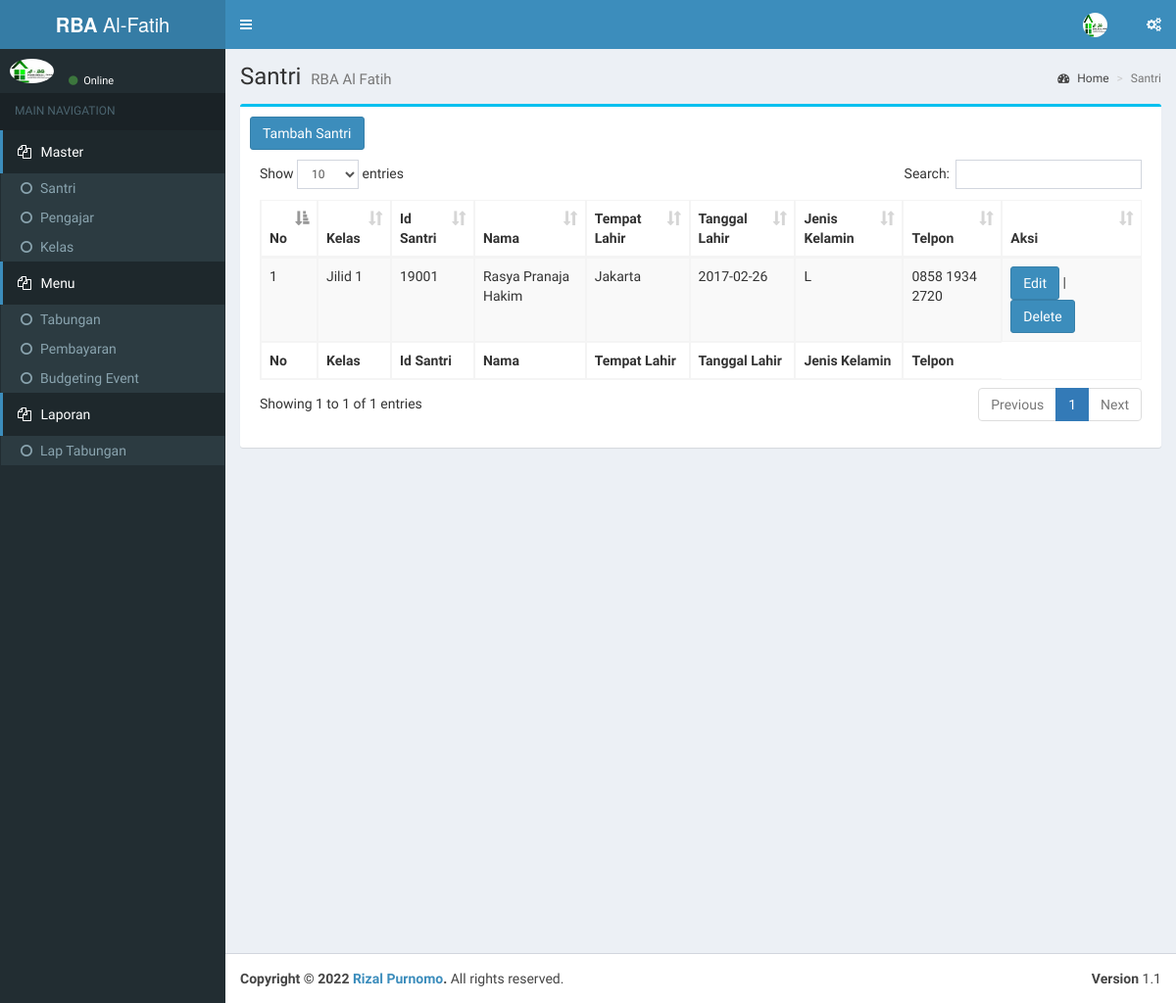
The page /index.php/santri on the database as committed earlier.
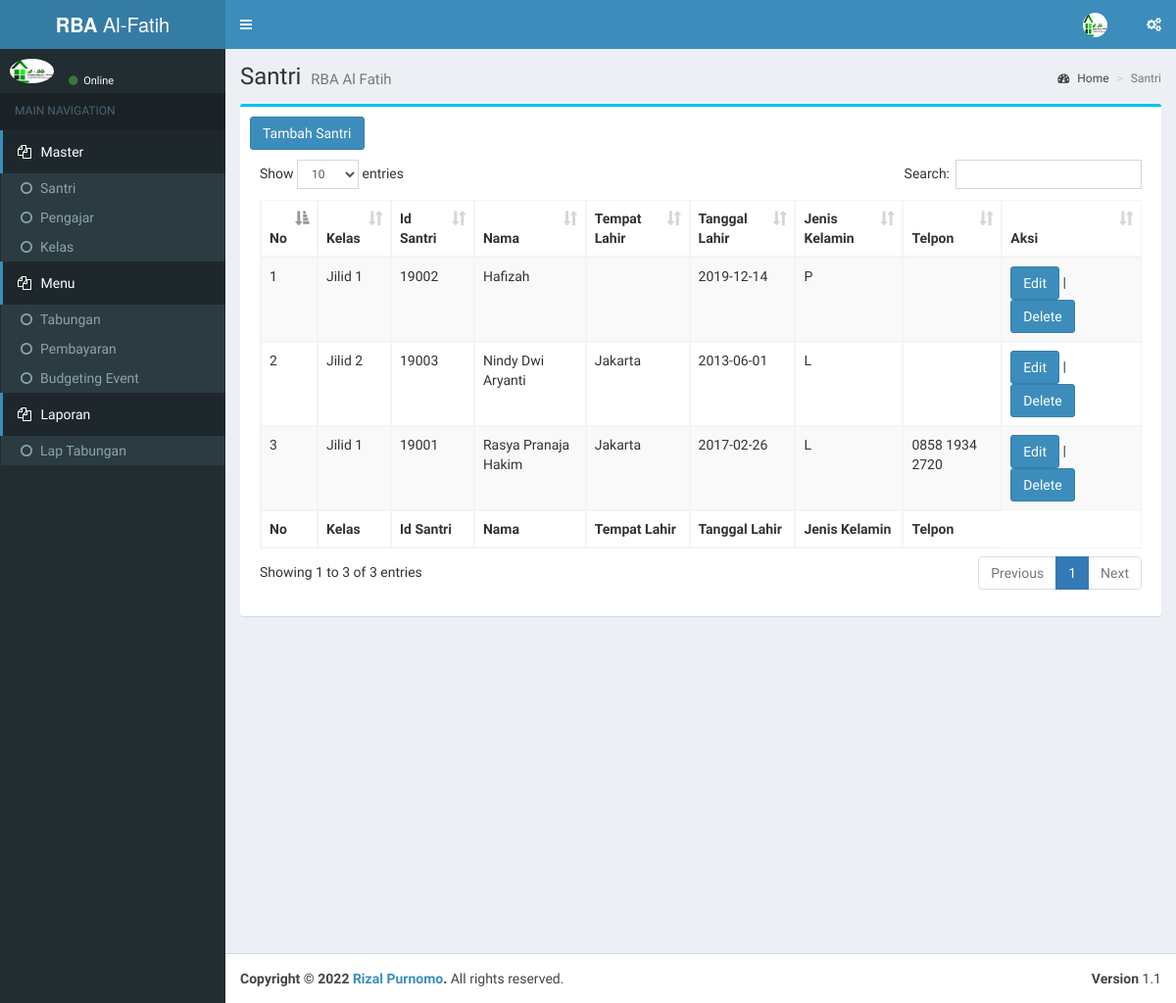
The same page on the database as committed later.
### tables this page shows
CREATE TABLE `tblsantri` (
  `id` int(11) NOT NULL AUTO_INCREMENT,
  `idSantri` varchar(5) DEFAULT NULL,
  `idKelas` varchar(5) DEFAULT NULL,
  `nama` varchar(50) DEFAULT NULL,
  `panggilan` varchar(20) DEFAULT NULL,
  `tmpLahir` varchar(20) DEFAULT NULL,
  `tglLahir` date DEFAULT NULL,
  `jnsKel` varchar(10) DEFAULT NULL,
  `tlp` varchar(25) DEFAULT NULL,
  `alamat` varchar(100) DEFAULT NULL,
  `namaAyah` varchar(50) DEFAULT NULL,
  `namaIbu` varchar(50) DEFAULT NULL,
  `email` varchar(50) DEFAULT NULL,
  PRIMARY KEY (`id`)
);

CREATE TABLE `tblkelas` (
  `id` int(11) NOT NULL AUTO_INCREMENT,
  `idKelas` varchar(5) DEFAULT NULL,
  `namaKelas` varchar(50) DEFAULT NULL,
  `idUser` varchar(5) DEFAULT NULL,
  PRIMARY KEY (`id`)
);

### application/controllers/Santri.php (called while the page is built, shortened)
<?php
class Santri extends CI_Controller {
	public function __construct(){
		$this->load->model(array('santri_model','kelas_model'));
  }
	public function index(){
    $data['santri'] = $this->santri_model->getAllSantri();
    $data['kelas']      = $this->kelas_model->getAllKelas();
		$this->load->view('master/view_santri',$data);
  }
}

### index.php (called while the page is built, shortened)
<?php
require_once BASEPATH.'core/CodeIgniter.php';

### application/models/Santri_model.php (called while the page is built, shortened)
<?php
class Santri_model extends CI_Model {
	public function getAllSantri(){
		$sql = "SELECT * FROM tblsantri a
			INNER JOIN tblkelas b ON a.idkelas=b.idkelas
			order by nama";
		$qry = $this->db->query($sql);
		return $qry->result_array();
	}
}

### application/views/master/view_santri.php (the view, shortened to what this page needs)
<div class="content-wrapper">
	<section class="content-header">
		<h1>
			Santri
			<small>RBA Al Fatih</small>
		</h1>
		<ol class="breadcrumb">
			<li><a href="<?php echo base_url('home/dashboard');?>"><i class="fa fa-dashboard"></i> Home</a></li>
			<li class="active">Santri</li>
		</ol>
	</section>
	<section class="content">
		<div class="row">
			<div class="col-sm-12">
				<div class="box box-info">
					<div class="box-body">
                    <a class="btn btn-large btn-primary" href="<?php echo base_url('santri/add');?>">Tambah Santri</a>
                    <div class="box-body table-responsive">
                      <table id="example1" class="table table-bordered table-striped">
                              <thead>
                                  <tr>
                                      <th>No</th>
                                      <th>Kelas</th>
                                      <th>Id Santri</th>
                                      <th>Nama</th>
                                      <th>Tempat Lahir</th>
                                      <th>Tanggal Lahir</th>
                                      <th>Jenis Kelamin</th>
                                      <th>Telpon</th>
                                      <th>Aksi</th>
                                  </tr>
                              </thead>
                              <tbody>
                              <?php  if(!empty($santri)){for($a=0; $a<count($santri); $a++){?>
                              <?php $idSantri = $santri[$a]['idSantri']; ?>
                              <tr id="santri<?php echo $idSantri; ?>">
                                  <td><?php echo $a+1 ?></td>
                                  <td><?php echo $santri[$a]['namaKelas'] ?></td>
                                  <td><?php echo $idSantri ?></td>
                                  <td><?php echo $santri[$a]['nama'] ?></td>
                                  <td><?php echo $santri[$a]['tmpLahir'] ?></td>
                                  <td><?php echo $santri[$a]['tglLahir'] ?></td>
                                  <td><?php echo $santri[$a]['jnsKel'] ?></td>
                                  <td><?php echo $santri[$a]['tlp'] ?></td>
                                  <td width="125px">
                                      <a class="btn btn-large btn-primary"
                                          href="javascript:selectSantri('santri<?php echo $santri[$a]['idSantri']; ?>')">Edit</a>
                                      | <a class="btn btn-large btn-primary"
                                          href="javascript:deleteSantri('santri<?php echo $santri[$a]['idSantri']; ?>')">Delete</a>
                                  </td>
                              </tr>
                              <?php }} ?>
                              </tbody>
                              <tfoot>
                                  <tr>
                                      <th>No</th>
                                      <th>Kelas</th>
                                      <th>Id Santri</th>
                                      <th>Nama</th>
                                      <th>Tempat Lahir</th>
                                      <th>Tanggal Lahir</th>
                                      <th>Jenis Kelamin</th>
                                      <th>Telpon</th>
                                  </tr>
                              </tfoot>
                          </table>
                    </div>
					</div>
				</div>
			</div>
		</div>
	</section>
</div>

Rows that differ between the two databases and show on the page:
added tblsantri: tblkelas.namaKelas "Jilid 1", idSantri "19002", nama "Hafizah", tglLahir "2019-12-14", jnsKel "P"
added tblsantri: tblkelas.namaKelas "Jilid 2", idSantri "19003", nama "Nindy Dwi Aryanti", tmpLahir "Jakarta", tglLahir "2013-06-01", jnsKel "L"
Other text that changed with them:
text written by a page script: "Show entries Search: Showing 1 to 1 of 1 entries Previous 1 Next" → "Show entries Search: Showing 1 to 3 of 3 entries Previous 1 Next"
